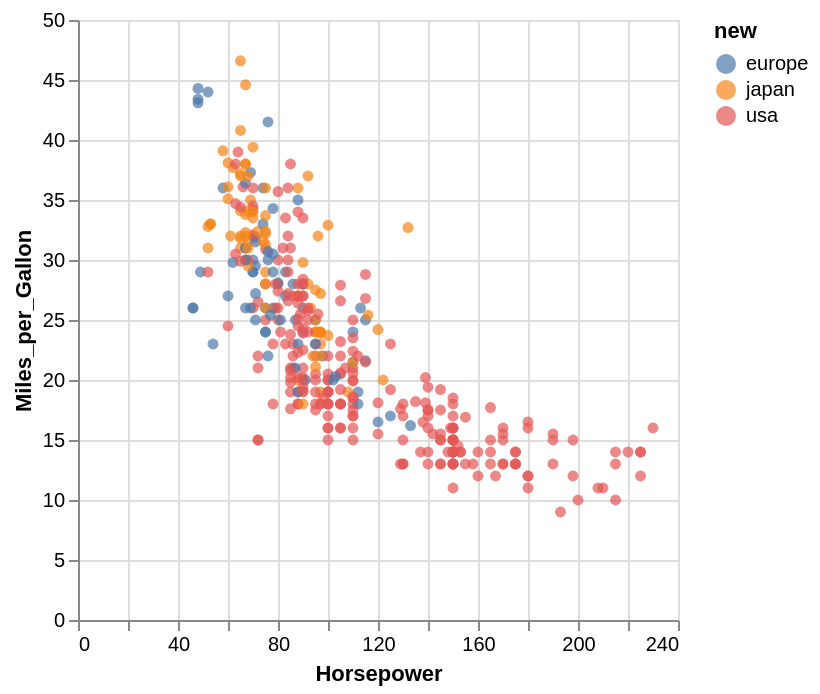

Source (notebook cell):
### Code cell
df |> @vlplot(
    :circle,
    x=:Horsepower,
    y=:Miles_per_Gallon,
    color=:new,
    width=300,
    height=300
)

### Figure 1 — Vega specification as saved in the notebook (floating-point values rounded to 4 significant figures; data arrays with more than 128 entries replaced by an {"elided": "..."} marker saying what was removed)
{"$schema": "https://vega.github.io/schema/vega/v5.json", "axes": [{"aria": false, "domain": false, "grid": true, "gridScale": "y", "labels": false, "maxExtent": 0, "minExtent": 0, "orient": "bottom", "scale": "x", "tickCount": {"signal": "ceil(width/40)"}, "ticks": false, "zindex": 0}, {"aria": false, "domain": false, "grid": true, "gridScale": "x", "labels": false, "maxExtent": 0, "minExtent": 0, "orient": "left", "scale": "y", "tickCount": {"signal": "ceil(height/40)"}, "ticks": false, "zindex": 0}, {"grid": false, "labelFlush": true, "labelOverlap": true, "orient": "bottom", "scale": "x", "tickCount": {"signal": "ceil(width/40)"}, "title": "Horsepower", "zindex": 0}, {"grid": false, "labelOverlap": true, "orient": "left", "scale": "y", "tickCount": {"signal": "ceil(height/40)"}, "title": "Miles_per_Gallon", "zindex": 0}], "background": "white", "data": [{"name": "source_0", "values": {"elided": "406 records"}}, {"name": "data_0", "source": "source_0", "transform": [{"expr": "isValid(datum[\"Horsepower\"]) && isFinite(+datum[\"Horsepower\"]) && isValid(datum[\"Miles_per_Gallon\"]) && isFinite(+datum[\"Miles_per_Gallon\"])", "type": "filter"}]}], "height": 300, "legends": [{"encode": {"symbols": {"update": {"opacity": {"value": 0.7}}}}, "fill": "color", "symbolType": "circle", "title": "new"}], "marks": [{"encode": {"update": {"ariaRoleDescription": {"value": "circle"}, "description": {"signal": "\"Horsepower: \" + (format(datum[\"Horsepower\"], \"\")) + \"; Miles_per_Gallon: \" + (format(datum[\"Miles_per_Gallon\"], \"\")) + \"; new: \" + (isValid(datum[\"new\"]) ? datum[\"new\"] : \"\"+datum[\"new\"])"}, "fill": {"field": "new", "scale": "color"}, "opacity": {"value": 0.7}, "shape": {"value": "circle"}, "x": {"field": "Horsepower", "scale": "x"}, "y": {"field": "Miles_per_Gallon", "scale": "y"}}}, "from": {"data": "data_0"}, "name": "marks", "style": ["circle"], "type": "symbol"}], "padding": 5, "scales": [{"domain": {"data": "data_0", "field": "Horsepower"}, "name": "x", "nice": true, "range": [0, {"signal": "width"}], "type": "linear", "zero": true}, {"domain": {"data": "data_0", "field": "Miles_per_Gallon"}, "name": "y", "nice": true, "range": [{"signal": "height"}, 0], "type": "linear", "zero": true}, {"domain": {"data": "data_0", "field": "new", "sort": true}, "name": "color", "range": "category", "type": "ordinal"}], "style": "cell", "width": 300}
